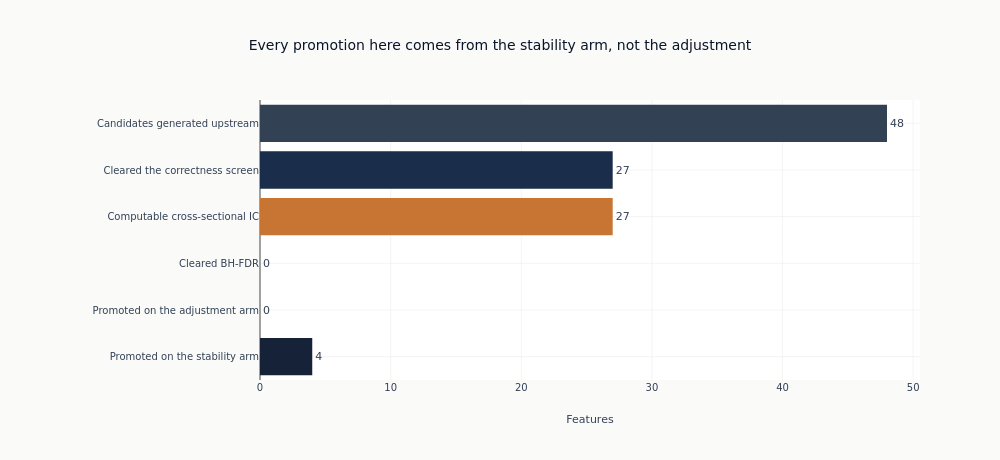

This figure's notebook cell:
### Markdown cell above
### The Funnel

What was searched, what survived each stage, and what each arm of the promotion
rule contributed. Drawn rather than printed, because the width of the drop
between consecutive bars is what a reader is meant to weigh, and separating the
two arms is what shows whether a rule written as a disjunction behaves like one.

### Code cell
arm_counts = {
    note: len([f for f, (d, n) in triage.items() if d == "PROCEED" and n == note])
    for note in ("fdr_significant", "stable_and_above_threshold")
}
funnel_stages = [
    ("Candidates generated upstream", len(all_feature_cols), COLORS["neutral"]),
    ("Cleared the correctness screen", n_pass, COLORS["slate"]),
    ("Computable cross-sectional IC", n_searched, COLORS["copper"]),
    ("Cleared BH-FDR", n_significant_fdr, COLORS["amber"]),
    ("Promoted on the adjustment arm", arm_counts["fdr_significant"], COLORS["blue"]),
    (
        "Promoted on the stability arm",
        arm_counts["stable_and_above_threshold"],
        COLORS["blue_light"],
    ),
]
fig = go.Figure(
    go.Bar(
        x=[count for _, count, _ in funnel_stages],
        y=[stage for stage, _, _ in funnel_stages],
        orientation="h",
        marker_color=[color for _, _, color in funnel_stages],
        text=[str(count) for _, count, _ in funnel_stages],
        textposition="outside",
    )
)
fig.update_layout(
    title="Every promotion here comes from the stability arm, not the adjustment",
    xaxis_title="Features",
    height=460,
    width=1000,
    margin={"l": 260, "r": 80},
    showlegend=False,
)
fig.update_yaxes(autorange="reversed")
fig.show()
print("Promoted features, with the arm that promoted them:")
for f in proceed_features:
    print(
        f"  {f:28s} IC={ic_results[f]['mean_ic']:+.4f}"
        f"  Newey-West t={ic_results[f]['t_stat']:+.2f}"
        f"  [{families.get(f, '?')}, {triage[f][1]}]"
    )

### Figure 1 — Plotly figure (JSON) as saved in the notebook; plotly's stock layout.template omitted (floating-point values rounded to 4 significant figures)
{"data": [{"marker": {"color": ["#334155", "#1a2d4a", "#C87533", "#D4A84B", "#0a1628", "#152238"]}, "orientation": "h", "text": ["48", "27", "27", "0", "0", "4"], "textposition": "outside", "type": "bar", "x": [48, 27, 27, 0, 0, 4], "y": ["Candidates generated upstream", "Cleared the correctness screen", "Computable cross-sectional IC", "Cleared BH-FDR", "Promoted on the adjustment arm", "Promoted on the stability arm"]}], "layout": {"height": 460, "margin": {"l": 260, "r": 80}, "showlegend": false, "title": {"text": "Every promotion here comes from the stability arm, not the adjustment"}, "width": 1000, "xaxis": {"title": {"text": "Features"}}, "yaxis": {"autorange": "reversed"}}}
